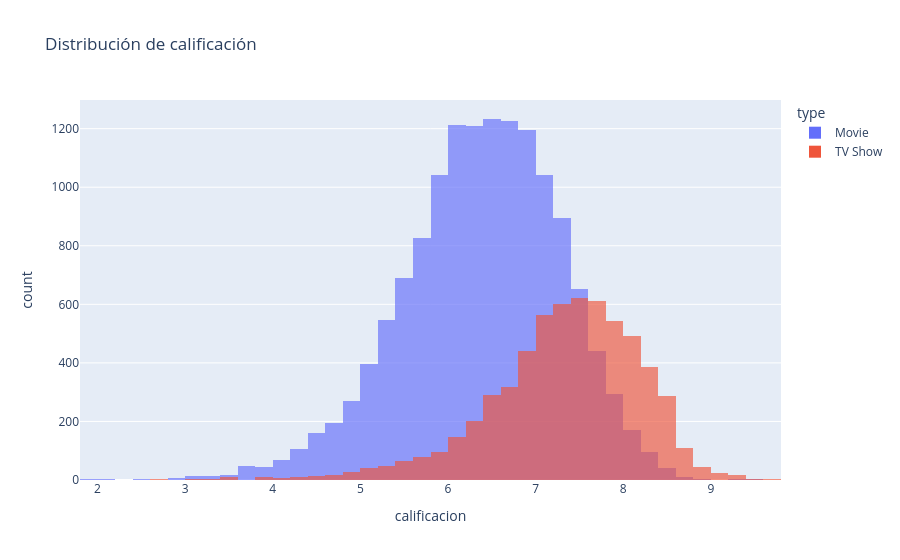

The code cell stored with this chart in its notebook:
### Markdown cell above
## 5. Variables individuales

### Code cell
px.histogram(cat.dropna(subset=['calificacion']), x='calificacion', color='type', barmode='overlay', nbins=40, opacity=.65, title='Distribución de calificación')

### Figure 1 — Plotly figure (JSON) as saved in the notebook; plotly's stock layout.template omitted (floating-point values rounded to 4 significant figures; data arrays with more than 128 entries replaced by an {"elided": "..."} marker saying what was removed)
{"data": [{"bingroup": "x", "hovertemplate": "type=Movie<br>calificacion=%{x}<br>count=%{y}<extra></extra>", "legendgroup": "Movie", "marker": {"color": "#636efa", "opacity": 0.65, "pattern": {"shape": ""}}, "name": "Movie", "nbinsx": 40, "orientation": "v", "showlegend": true, "type": "histogram", "x": {"elided": "14183 float values"}, "xaxis": "x", "yaxis": "y"}, {"bingroup": "x", "hovertemplate": "type=TV Show<br>calificacion=%{x}<br>count=%{y}<extra></extra>", "legendgroup": "TV Show", "marker": {"color": "#EF553B", "opacity": 0.65, "pattern": {"shape": ""}}, "name": "TV Show", "nbinsx": 40, "orientation": "v", "showlegend": true, "type": "histogram", "x": {"elided": "6148 float values"}, "xaxis": "x", "yaxis": "y"}], "layout": {"barmode": "overlay", "legend": {"title": {"text": "type"}, "tracegroupgap": 0}, "title": {"text": "Distribución de calificación"}, "xaxis": {"anchor": "y", "domain": [0.0, 1.0], "title": {"text": "calificacion"}}, "yaxis": {"anchor": "x", "domain": [0.0, 1.0], "title": {"text": "count"}}}}
